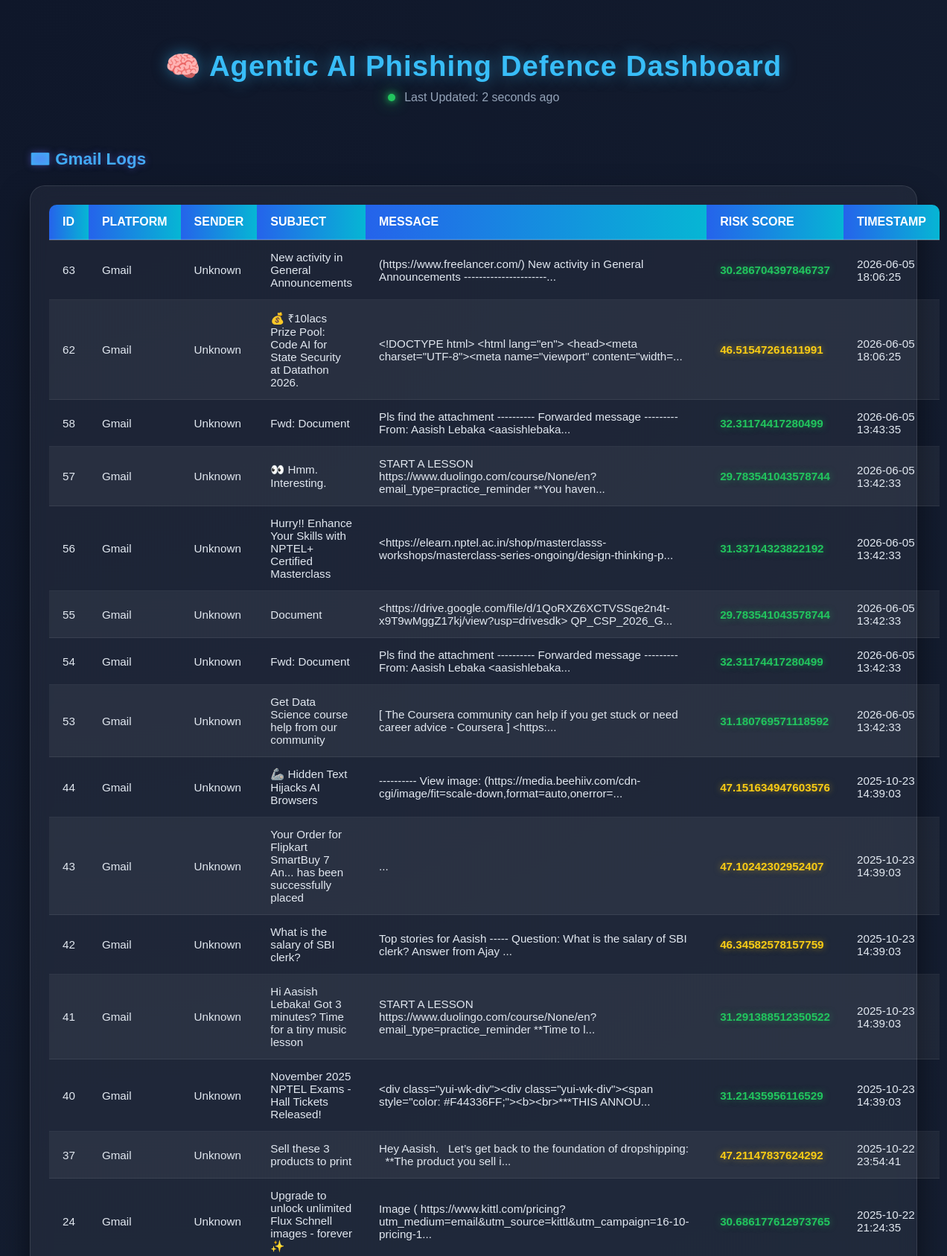
/dashboard (upper part), run on the app's committed database.
### tables this page shows
CREATE TABLE scans (
            id INTEGER PRIMARY KEY AUTOINCREMENT,
            platform TEXT,
            sender TEXT,
            subject TEXT,
            message TEXT,
            risk_score REAL,
            timestamp TEXT
        );

### app.py (the view)
@app.route("/dashboard")
def dashboard():
    from logger_db import fetch_logs  # function that returns (scans, sms_logs)
    scans, sms_logs = fetch_logs()
    return render_template("dashboard.html", scans=scans, sms_logs=sms_logs)

### logger_db.py (called while the page is built)
def fetch_logs():
    conn = sqlite3.connect(DB_PATH)
    c = conn.cursor()
    try:
        c.execute("SELECT * FROM scans WHERE platform = 'Gmail' ORDER BY id DESC LIMIT 50")
        scans = c.fetchall()
        c.execute("SELECT * FROM scans WHERE platform IN ('SMS', 'WhatsApp') ORDER BY id DESC LIMIT 50")
        sms_data = c.fetchall()
        sms_logs = []
        for row in sms_data:
            sms_logs.append({
                "sender": row[2],
                "message": row[4],
                "risk": row[5]
            })
        return scans, sms_logs
    except Exception as e:
        print("⚠️ Error while fetching logs:", e)
        return [], []
    finally:
        conn.close()

### templates/dashboard.html (shortened to what this page needs)
<!DOCTYPE html>
<html lang="en">
<head>
</head>
<body>
  <h1>🧠 Agentic AI Phishing Defence Dashboard</h1>
  <div class="refresh-status">
    <span class="status-dot"></span>
    <span id="last-updated">Last Updated: Just now</span>
  </div>
  <h3>📧 Gmail Logs</h3>
  <div class="table-container" id="gmail-logs">
    <table>
      <thead>
        <tr>
          <th>ID</th>
          <th>Platform</th>
          <th>Sender</th>
          <th>Subject</th>
          <th>Message</th>
          <th>Risk Score</th>
          <th>Timestamp</th>
        </tr>
      </thead>
      <tbody>
        {% for row in scans %}
        <tr>
          <td>{{ row[0] }}</td>
          <td>{{ row[1] }}</td>
          <td>{{ row[2] }}</td>
          <td>{{ row[3] }}</td>
          <td>{{ row[4][:100] }}...</td>
          <td class="{% if row[5] >= 70 %}high{% elif row[5] >= 40 %}medium{% else %}low{% endif %}">
            {{ row[5] }}
          </td>
          <td>{{ row[6] }}</td>
        </tr>
        {% endfor %}
      </tbody>
    </table>
  </div>
</body>
</html>

### templates/dashboard.html (style rules this page uses)
body { font-family: "Poppins", sans-serif; background: radial-gradient(circle at top left, #0f172a, #1e293b); color: #e2e8f0; margin: 0; padding: 40px; overflow-x: hidden; min-height: 100vh; }
h1 { text-align: center; color: #38bdf8; font-size: 2.4rem; letter-spacing: 1px; margin-bottom: 10px; text-shadow: 0 0 20px rgba(56,189,248,0.5); animation: glow 2.5s ease-in-out infinite alternate; }
.refresh-status { text-align: center; margin-bottom: 30px; font-size: 1rem; color: #94a3b8; }
.status-dot { display: inline-block; width: 10px; height: 10px; margin-right: 8px; border-radius: 50%; background: #22c55e; box-shadow: 0 0 10px #22c55e, 0 0 20px #22c55e; animation: pulse 1.5s infinite; }
h3 { color: #f1f5f9; margin-top: 60px; font-size: 1.4rem; display: flex; align-items: center; gap: 10px; background: linear-gradient(90deg, #38bdf8, #818cf8); background-clip: text; -webkit-background-clip: text; -webkit-text-fill-color: transparent; text-shadow: 0 0 10px rgba(99,102,241,0.5); }
.table-container { background: rgba(255,255,255,0.05); border-radius: 20px; padding: 25px; margin-top: 20px; box-shadow: 0 20px 40px rgba(0,0,0,0.5); backdrop-filter: blur(12px); border: 1px solid rgba(255,255,255,0.1); transform-style: preserve-3d; transition: all 0.4s ease; opacity: 0; animation: fadeIn 1s ease forwards; }
table { border-collapse: collapse; width: 100%; color: #e2e8f0; border-radius: 10px; overflow: hidden; }
th, td { padding: 14px 18px; text-align: left; }
th { background: linear-gradient(90deg, #2563eb, #06b6d4); color: white; font-weight: 600; font-size: 1rem; border-bottom: 2px solid rgba(255,255,255,0.2); text-transform: uppercase; }
tr:nth-child(even) { background: rgba(255,255,255,0.05); }
td { font-size: 0.95rem; border-bottom: 1px solid rgba(255,255,255,0.08); }
.medium { color: #facc15; font-weight: bold; text-shadow: 0 0 10px rgba(250,204,21,0.5); }
.low { color: #22c55e; font-weight: bold; text-shadow: 0 0 10px rgba(34,197,94,0.5); }

### data on the page
scans: id "63", platform "Gmail", sender "Unknown", subject "New activity in General Announcements", message "(https://www.freelancer.com/) New activity in General Announcements ----------------------", risk_score "30.286704397846737", timestamp "2026-06-05 18:06:25"
scans: id "62", platform "Gmail", sender "Unknown", subject "💰 ₹10lacs Prize Pool: Code AI for State Security at Datathon 2026.", message "<!DOCTYPE html> <html lang=\"en\"> <head><meta charset=\"UTF-8\"><meta name=\"viewport\" content=\"width=", risk_score "46.51547261611991", timestamp "2026-06-05 18:06:25"
scans: id "58", platform "Gmail", sender "Unknown", subject "Fwd: Document", message "Pls find the attachment ---------- Forwarded message --------- From: Aasish Lebaka <aasishlebaka", risk_score "32.31174417280499", timestamp "2026-06-05 13:43:35"
scans: id "57", platform "Gmail", sender "Unknown", subject "👀 Hmm. Interesting.", message "START A LESSON https://www.duolingo.com/course/None/en?email_type=practice_reminder **You haven", risk_score "29.783541043578744", timestamp "2026-06-05 13:42:33"
scans: id "56", platform "Gmail", sender "Unknown", subject "Hurry!! Enhance Your Skills with NPTEL+ Certified Masterclass", message "<https://elearn.nptel.ac.in/shop/masterclasss-workshops/masterclass-series-ongoing/design-thinking-p", risk_score "31.33714323822192", timestamp "2026-06-05 13:42:33"
scans: id "55", platform "Gmail", sender "Unknown", subject "Document", message "<https://drive.google.com/file/d/1QoRXZ6XCTVSSqe2n4t-x9T9wMggZ17kj/view?usp=drivesdk> QP_CSP_2026_G", risk_score "29.783541043578744", timestamp "2026-06-05 13:42:33"
scans: id "54", platform "Gmail", sender "Unknown", subject "Fwd: Document", message "Pls find the attachment ---------- Forwarded message --------- From: Aasish Lebaka <aasishlebaka", risk_score "32.31174417280499", timestamp "2026-06-05 13:42:33"
scans: id "53", platform "Gmail", sender "Unknown", subject "Get Data Science course help from our community", message "[ The Coursera community can help if you get stuck or need career advice - Coursera ] <https:", risk_score "31.180769571118592", timestamp "2026-06-05 13:42:33"
scans: id "44", platform "Gmail", sender "Unknown", subject "🦾 Hidden Text Hijacks AI Browsers", message "---------- View image: (https://media.beehiiv.com/cdn-cgi/image/fit=scale-down,format=auto,onerror=", risk_score "47.151634947603576", timestamp "2025-10-23 14:39:03"
scans: id "43", platform "Gmail", sender "Unknown", subject "Your Order for Flipkart SmartBuy 7 An... has been successfully placed", risk_score "47.10242302952407", timestamp "2025-10-23 14:39:03"
scans: id "42", platform "Gmail", sender "Unknown", subject "What is the salary of SBI clerk?", message "Top stories for Aasish ----- Question: What is the salary of SBI clerk? Answer from Ajay", risk_score "46.34582578157759", timestamp "2025-10-23 14:39:03"
scans: id "41", platform "Gmail", sender "Unknown", subject "Hi Aasish Lebaka! Got 3 minutes? Time for a tiny music lesson", message "START A LESSON https://www.duolingo.com/course/None/en?email_type=practice_reminder **Time to l", risk_score "31.291388512350522", timestamp "2025-10-23 14:39:03"
scans: id "40", platform "Gmail", sender "Unknown", subject "November 2025 NPTEL Exams - Hall Tickets Released!", message "<div class=\"yui-wk-div\"><div class=\"yui-wk-div\"><span style=\"color: #F44336FF;\"><b><br>***THIS ANNOU", risk_score "31.21435956116529", timestamp "2025-10-23 14:39:03"
scans: id "37", platform "Gmail", sender "Unknown", subject "Sell these 3 products to print", message "Hey Aasish. Let’s get back to the foundation of dropshipping: **The product you sell i", risk_score "47.21147837624292", timestamp "2025-10-22 23:54:41"
scans: id "24", platform "Gmail", sender "Unknown", subject "Upgrade to unlock unlimited Flux Schnell images - forever ✨", message "Image ( https://www.kittl.com/pricing?utm_medium=email&utm_source=kittl&utm_campaign=16-10-pricing-1", risk_score "30.686177612973765", timestamp "2025-10-22 21:24:35"
